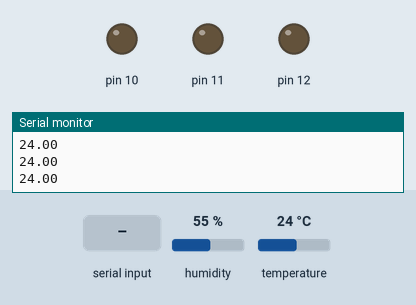
Simulated run of this sketch. Board: Arduino Uno, built with avr-gcc and run on an emulated ATmega328P. Parts: output pins drawn as LEDs (lit = HIGH), the last lines printed to the serial monitor. The inputs (shaded band) are chosen by the test bench; at power-on: humidity 55 %, temperature 24 °C.

Above: at 1.2 s.
1.3 s: "1" received over Serial
At 2.5 s:
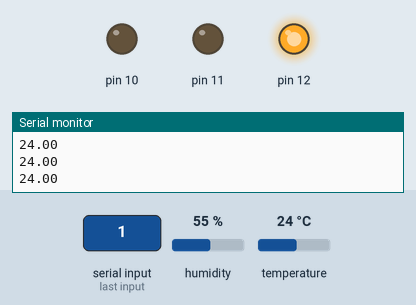
3.0 s: "2" received over Serial
At 3.9 s:
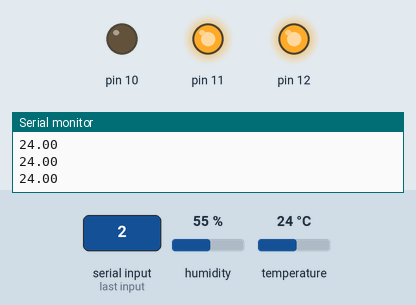
4.6 s: "3" received over Serial
At 5.2 s:
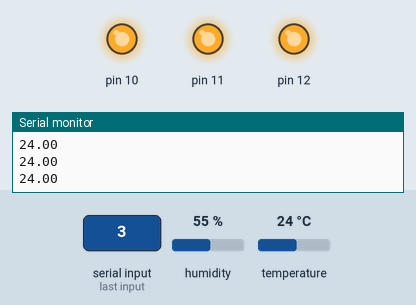
6.2 s: "0" received over Serial
At 6.6 s:
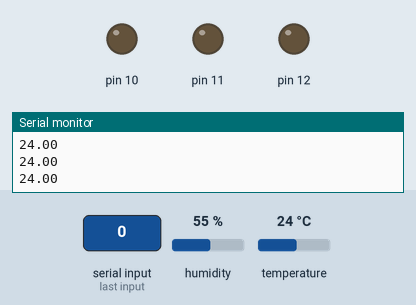
Timing chart, 0 to 8.8 s (numbered marks = the images above; inputs shaded):
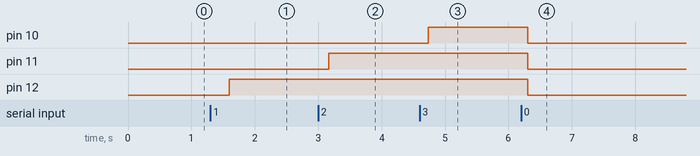

Measured:
- after the input at 1.3 s, pin 12: LOW → HIGH after 0.29 s
- after the input at 3.0 s, pin 11: LOW → HIGH after 0.17 s
- after the input at 4.6 s, pin 10: LOW → HIGH after 0.14 s
- after the input at 6.2 s, pin 10–12: HIGH → LOW after 0.11 s

The sketch:

piec_arduino.ino
```cpp
#include <dht11.h>
#define tempPin 7

// String command="";
// String string;
dht11 DHT11;

void setup() {
  Serial.begin(9600);
  pinMode(12,OUTPUT);
  pinMode(11,OUTPUT);
  pinMode(10,OUTPUT);
}

void loop() {
  int chk = DHT11.read(tempPin);

  Serial.println((float)DHT11.temperature, 2);

  while(Serial.available())
  {
    char inChar=(char)Serial.read();

    if(inChar=='0')
    {
      digitalWrite(12,LOW);
      digitalWrite(11,LOW);
      digitalWrite(10,LOW);

    }
    else if(inChar=='1')
    {
      digitalWrite(12,HIGH);
      digitalWrite(11,LOW);
      digitalWrite(10,LOW);

    }
    else if(inChar=='2')
    {
      digitalWrite(12,HIGH);
      digitalWrite(11,HIGH);
      digitalWrite(10,LOW);
    }
    else if(inChar=='3')
    {
      digitalWrite(12,HIGH);
      digitalWrite(11,HIGH);
      digitalWrite(10,HIGH);
    }
    else
    {
      digitalWrite(12,HIGH);
      digitalWrite(11,HIGH);
      digitalWrite(10,HIGH);
      delay(100);
      digitalWrite(12,LOW);
      digitalWrite(11,LOW);
      digitalWrite(10,LOW);
    }
  }
  delay(500);
}
```
